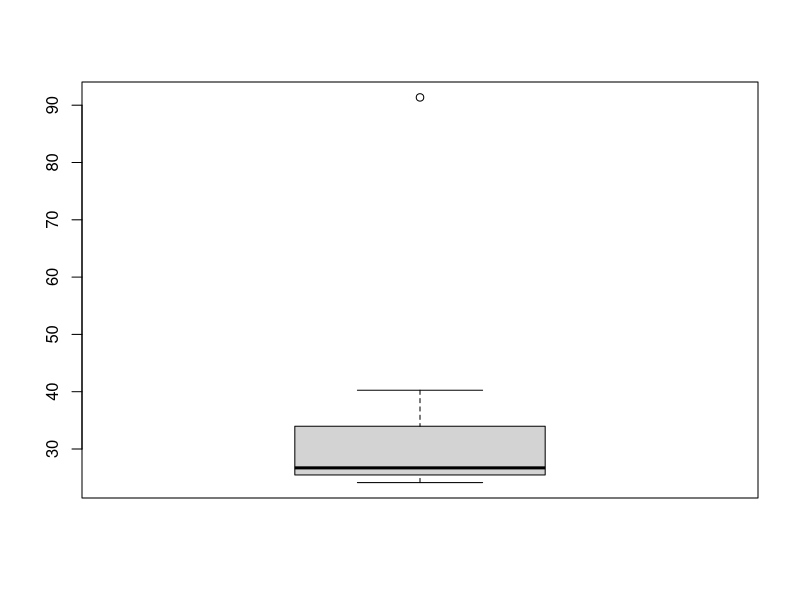

Here is the R script that generated this plot:
a <- c(24.23,25.53,25.41,24.14,29.62,28.25,25.81,24.39,40.26,32.95,91.36,25.99,39.42,26.71,35.00)
summary(a)
var(a)
boxplot(a)
sd(a)
